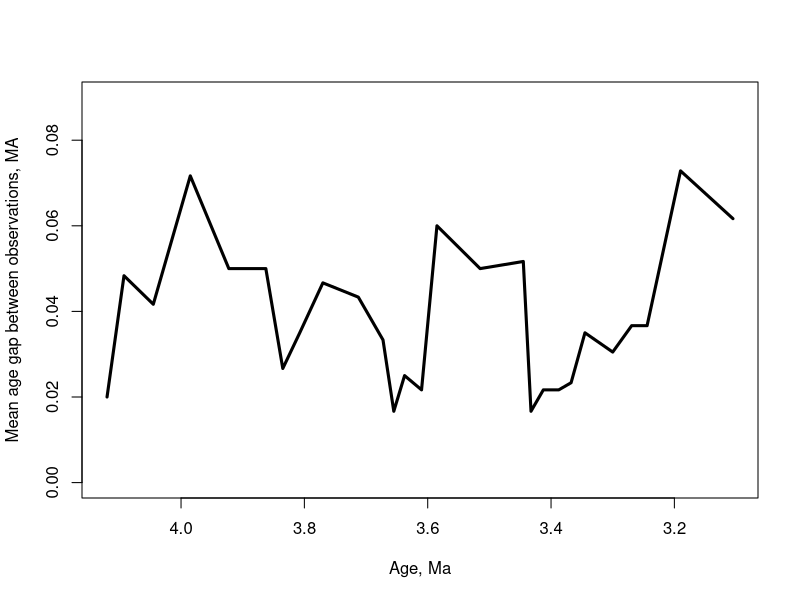
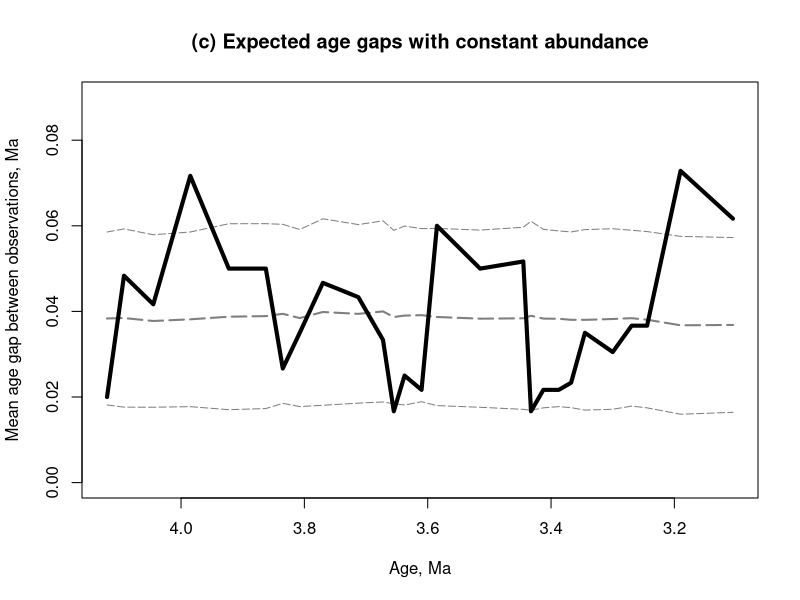
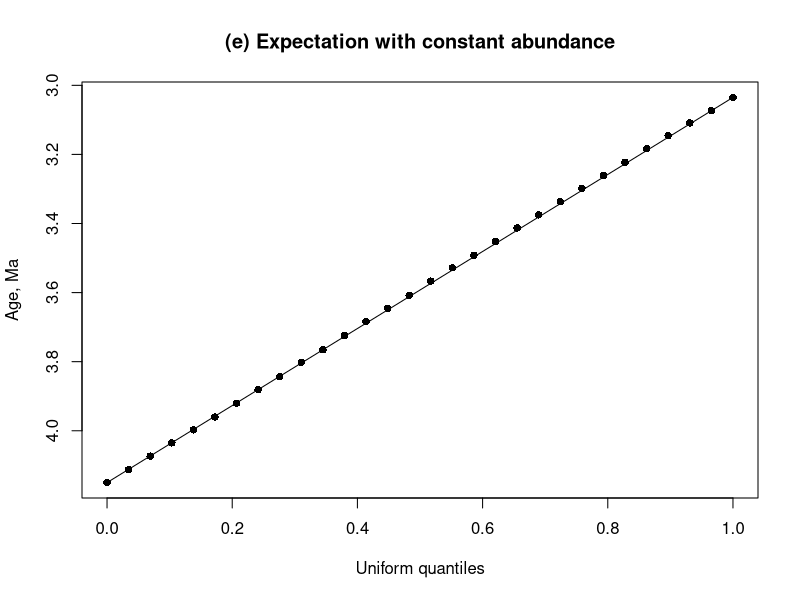
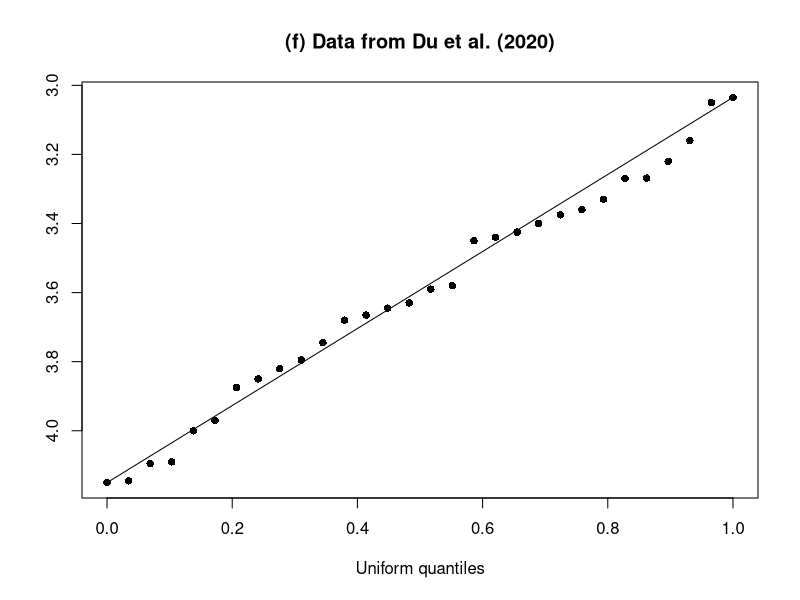
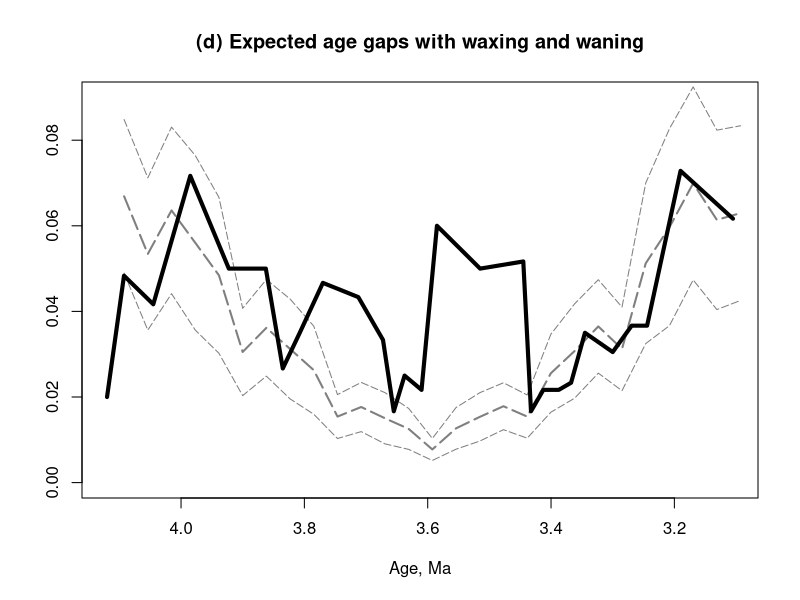
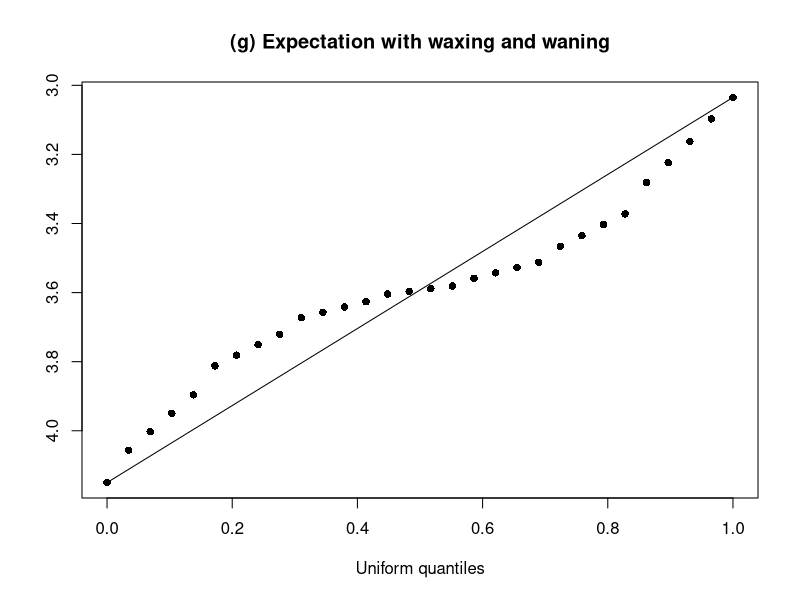
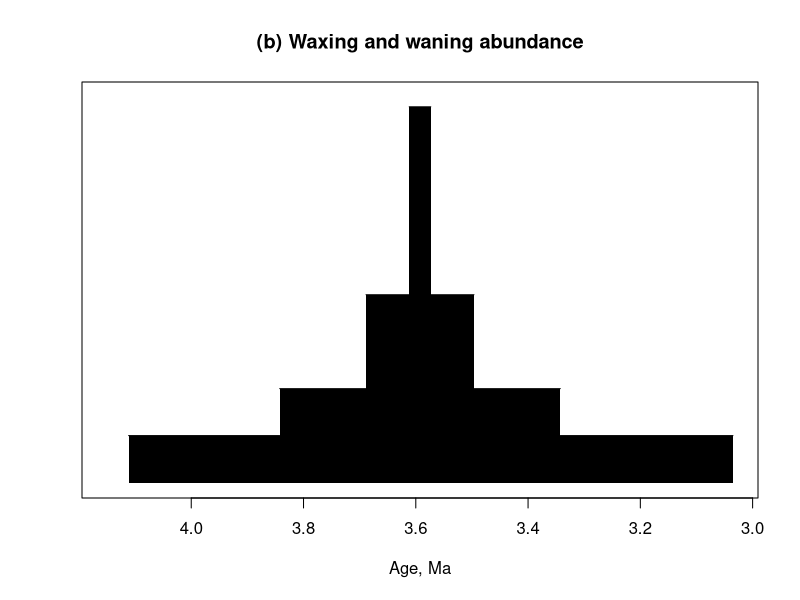
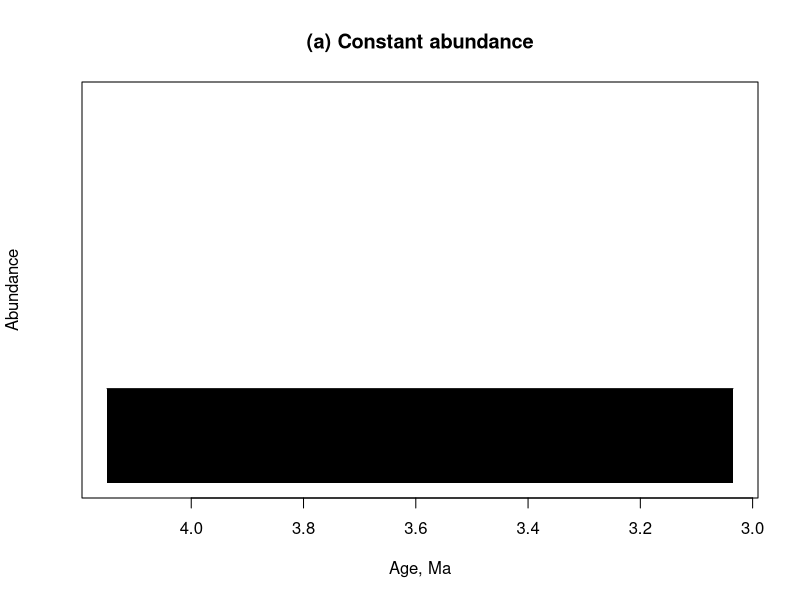

These figures' R source, in order:
# 2019 11 26 I.Zliobaite

# this is to accompany my commentary to Du et al. (2020)
# the script is not optimized for efficieny and contains a lot of "hard-coded" values, sorry about that
# the random seed should allow to reproduce the runs exactly as reported in my commentary

tm = c(4.15,4.145,4.095,4.09,4,3.97,3.875,3.85,3.82,3.795,3.745,3.68,3.665,3.645,3.63,3.59,3.58,3.45,3.44,3.425,3.4,3.375,3.36,3.33,3.27,3.2685,3.22,3.16,3.05,3.035)
tm_sd <- sd(tm)
tm_dif <- diff(-tm)

t_min <- min(tm)
t_max <- max(tm)

param_ag <- 3
param_hf <- (param_ag - 1)/2


mov_agerage <- function(data,lg) {
  dd <- length(data)
  data_av <- c()
  for (sk in 1:(dd - lg + 1)){
    data_av <- c(data_av,mean(data[sk:(sk+lg-1)]))
  }
  return(data_av)
}
#test <- mov_agerage(c(1,2,3,4,5),3)

sstp <- (t_max - t_min)/29
real_quantiles <- rev(seq(t_min,t_max,sstp))
rr_dif_index <- mov_agerage(real_quantiles,2)


tm_mov <- mov_agerage(tm_dif,param_ag)
tm_dif_index <- mov_agerage(tm,2)

ind_range <- (1+param_hf):(29-param_hf)
  
pdf('fig_observed.pdf',width = 7, heigh = 4)
plot(tm_dif_index[ind_range],tm_mov,type = 'l',lwd = 3,ylim = c(0,0.09),xlim=rev(range(tm_dif_index[ind_range])),xlab = 'Age, Ma', ylab = 'Mean age gap between observations, MA')
dev.off()


set.seed(1981)

data_rn <- c()
data_rn_raw <- c()

for (sk in 1:1000){
  rn <- runif(28, min = t_min, max = t_max)
  rn <- sort(rn,decreasing = TRUE)
  rn <- c(t_max,rn,t_min)
  rn_dif <- diff(-rn)
  
  rn_mov <- mov_agerage(rn_dif,param_ag)
  rn_dif_index <- tm_dif_index
  data_rn <- rbind(data_rn,rn_mov)
  data_rn_raw <- rbind(data_rn_raw,rn)
}

rn_mn <- apply(data_rn,2,mean)
rn_sd <- apply(data_rn,2,sd)

rn_raw <- apply(data_rn_raw,2,mean)



pdf('fig_both.pdf',width = 7, heigh = 4)
plot(NA,NA,xlim=rev(range(tm_dif_index[ind_range])),ylim = c(0,0.09),xlab = 'Age, Ma', ylab = 'Mean age gap between observations, Ma',main = '(c) Expected age gaps with constant abundance')
lines(rn_dif_index[ind_range],rn_mn,type = 'l',lwd = 2,lty=5,col = 'grey50')
lines(rn_dif_index[ind_range],rn_mn+rn_sd,type = 'l',lty=5,col = 'grey50')
lines(rn_dif_index[ind_range],rn_mn-rn_sd,type = 'l',lty=5,col = 'grey50')
lines(tm_dif_index[ind_range],tm_mov,type = 'l',lwd = 4,col = 'black')
dev.off()

stp <- 1/29
uniform_quantiles <- seq(0,1,stp)

pdf('fig_uniformity_flat.pdf',width = 4.5, height = 4.5)
plot(uniform_quantiles,rn_raw,ylim = rev(range(rn_raw)),pch=16,xlab = 'Uniform quantiles',ylab = 'Age, Ma',main = '(e) Expectation with constant abundance')
lines(c(0,1),c(t_max,t_min))
dev.off()

pdf('fig_uniformity_observed.pdf',width = 4.5, height = 4.5)
plot(uniform_quantiles,tm,ylim = rev(range(tm)),pch=16,xlab = 'Uniform quantiles',ylab = '',main = '(f) Data from Du et al. (2020)')
lines(c(0,1),c(t_max,t_min))
dev.off()


data_rr <- c()
data_rr_raw <- c()
slot_length <- (t_max - t_min)/29

for (sk in 1:1000){
rr1 <- runif(4, min = t_min, max = t_min+8*slot_length)
rr2 <- runif(4, min = t_min+8*slot_length, max = t_min+12*slot_length)
rr3 <- runif(4, min = t_min+12*slot_length, max = t_min+14*slot_length)
rr4 <- runif(4, min = t_min+14*slot_length, max = t_min+15*slot_length)
rr5 <- runif(4, min = t_min+15*slot_length, max = t_min+17*slot_length)
rr6 <- runif(4, min = t_min+17*slot_length, max = t_min+21*slot_length)
rr7 <- runif(4, min = t_min+21*slot_length, max = t_min+28*slot_length)
rr <- c(rr1,rr2,rr3,rr4,rr5,rr6,rr7)

rr <- sort(rr,decreasing = TRUE)
rr <- c(t_max,rr,t_min)
rr_dif <- diff(-rr)

rr_mov <- mov_agerage(rr_dif,param_ag)
data_rr <- rbind(data_rr,rr_mov)
data_rr_raw <- rbind(data_rr_raw,rr)
}

rr_mn <- apply(data_rr,2,mean)
rr_sd <- apply(data_rr,2,sd)

rr_raw <- apply(data_rr_raw,2,mean)


pdf('fig_peak.pdf',width = 7, heigh = 4)
plot(NA,NA,ylim = c(0,0.09),xlim=rev(range(tm_dif_index[ind_range])),xlab = 'Age, Ma', ylab = "", main = '(d) Expected age gaps with waxing and waning')
lines(rr_dif_index[ind_range],rr_mn,type = 'l',lwd = 2,lty=5,col = 'grey50')
lines(rr_dif_index[ind_range],rr_mn+rr_sd,type = 'l',lty=5,col = 'grey50')
lines(rr_dif_index[ind_range],rr_mn-rr_sd,type = 'l',lty=5,col = 'grey50')
lines(tm_dif_index[ind_range],tm_mov,type = 'l',lwd = 4,col='black')
dev.off()

pdf('fig_uniformity_peak.pdf',width = 4.5, height = 4.5)
plot(uniform_quantiles,rr_raw,ylim = rev(range(rr_raw)),pch=16,xlab = 'Uniform quantiles',ylab = '',main = '(g) Expectation with waxing and waning')
#plot(uniform_quantiles,rr_raw,ylim = rev(range(rr_raw)),pch=16,xlab = 'Uniform quantiles',ylab = "Mean age gap between observations, Ma")
lines(c(0,1),c(t_max,t_min))
dev.off()

pdf('fig_abund_peak.pdf',width = 7, heigh = 3)
plot(NA,NA,ylim = c(0,4.1),xlim=rev(range(t_min,t_max)),xlab = 'Age, Ma', ylab = '',yaxt='n',main = '(b) Waxing and waning abundance')
lines(c(t_min,t_min+8*slot_length),c(4/8,4/8))
polygon(c(t_min,t_min+8*slot_length,t_min+8*slot_length,t_min),c(4/8,4/8,0,0),col="black",border = FALSE)
lines(c(t_min+8*slot_length,t_min+12*slot_length),c(4/4,4/4))
polygon(c(t_min+8*slot_length,t_min+12*slot_length,t_min+12*slot_length,t_min+8*slot_length),c(4/4,4/4,0,0),col="black",border = FALSE)
lines(c(t_min+12*slot_length,t_min+14*slot_length),c(4/2,4/2))
polygon(c(t_min+12*slot_length,t_min+14*slot_length,t_min+14*slot_length,t_min+12*slot_length),c(4/2,4/2,0,0),col="black",border = FALSE)
lines(c(t_min+14*slot_length,t_min+15*slot_length),c(4/1,4/1))
polygon(c(t_min+14*slot_length,t_min+15*slot_length,t_min+15*slot_length,t_min+14*slot_length),c(4/1,4/1,0,0),col="black",border = FALSE)
lines(c(t_min+15*slot_length,t_min+17*slot_length),c(4/2,4/2))
polygon(c(t_min+15*slot_length,t_min+17*slot_length,t_min+17*slot_length,t_min+15*slot_length),c(4/2,4/2,0,0),col="black",border = FALSE)
lines(c(t_min+17*slot_length,t_min+21*slot_length),c(4/4,4/4))
polygon(c(t_min+17*slot_length,t_min+21*slot_length,t_min+21*slot_length,t_min+17*slot_length),c(4/4,4/4,0,0),col="black",border = FALSE)
lines(c(t_min+21*slot_length,t_min+28*slot_length),c(4/8,4/8))
polygon(c(t_min+21*slot_length,t_min+28*slot_length,t_min+28*slot_length,t_min+21*slot_length),c(4/8,4/8,0,0),col="black",border = FALSE)
dev.off()

pdf('fig_abund_flat.pdf',width = 7, heigh = 3)
plot(NA,NA,ylim = c(0,4.1),xlim=rev(range(t_min,t_max)),xlab = 'Age, Ma', ylab = 'Abundance',yaxt='n', main = '(a) Constant abundance')
lines(c(t_min,t_max),c(28/28,28/28))
polygon(c(t_min,t_max,t_max,t_min),c(28/28,28/28,0,0),col="black",border = FALSE)
dev.off()


# this is noise experiment, not reported

data_rv <- c()
data_rv_raw <- c()
slot_length <- (t_max - t_min)/29

for (sk in 1:1000){
  rv1 <- runif(4, min = t_min, max = t_min+8*slot_length) + rnorm(4,0,tm_sd)
  rv2 <- runif(4, min = t_min+8*slot_length, max = t_min+12*slot_length) + rnorm(4,0,tm_sd)
  rv3 <- runif(4, min = t_min+12*slot_length, max = t_min+14*slot_length) + rnorm(4,0,tm_sd)
  rv4 <- runif(4, min = t_min+14*slot_length, max = t_min+15*slot_length) + rnorm(4,0,tm_sd)
  rv5 <- runif(4, min = t_min+15*slot_length, max = t_min+17*slot_length) + rnorm(4,0,tm_sd)
  rv6 <- runif(4, min = t_min+17*slot_length, max = t_min+21*slot_length) + rnorm(4,0,tm_sd)
  rv7 <- runif(4, min = t_min+21*slot_length, max = t_min+28*slot_length) + rnorm(4,0,tm_sd)
  rv <- c(rv1,rv2,rv3,rv4,rv5,rv6,rv7)
  
  rv <- sort(rv,decreasing = TRUE)
  rv <- c(t_max + rnorm(1,0,tm_sd),rv,t_min + rnorm(1,0,tm_sd))
  rv_dif <- diff(-rv)
  
  rv_mov <- mov_agerage(rv_dif,param_ag)
  data_rv <- rbind(data_rv,rv_mov)
  data_rv_raw <- rbind(data_rv_raw,rv)
}

rv_mn <- apply(data_rv,2,mean)
rv_sd <- apply(data_rv,2,sd)

rv_raw <- apply(data_rv_raw,2,mean)

pdf('fig_noise.pdf',width = 7, heigh = 4)
plot(NA,NA,ylim = c(0,0.09),xlim=rev(range(tm_dif_index[ind_range])),xlab = 'Age, Ma', ylab = 'Mean age gap between observations, Ma')
lines(rr_dif_index[ind_range],rv_mn,type = 'l',lwd = 2,lty=5,col = 'grey50')
lines(rr_dif_index[ind_range],rv_mn+rv_sd,type = 'l',lty=5,col = 'grey50')
lines(rr_dif_index[ind_range],rv_mn-rv_sd,type = 'l',lty=5,col = 'grey50')
lines(tm_dif_index[ind_range],tm_mov,type = 'l',lwd = 3,col='black')
dev.off()

pdf('fig_uniformity_noise.pdf',width = 4.5, height = 4.5)
plot(uniform_quantiles,rv_raw,ylim = rev(range(rv_raw)),pch=16,xlab = 'Uniform quantiles',ylab = 'Age, Ma')
lines(c(0,1),c(t_max,t_min))
dev.off()